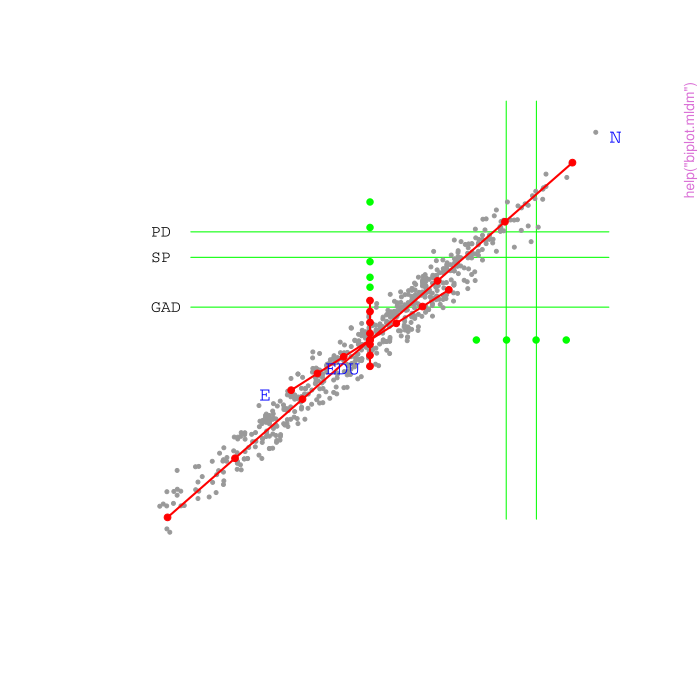

Write the R code that produced this figure.
pkgname <- "mldm"
source(file.path(R.home("share"), "R", "examples-header.R"))
options(warn = 1)
base::assign(".ExTimings", "mldm-Ex.timings", pos = 'CheckExEnv')
base::cat("name\tuser\tsystem\telapsed\n", file=base::get(".ExTimings", pos = 'CheckExEnv'))
base::assign(".format_ptime",
function(x) {
  if(!is.na(x[4L])) x[1L] <- x[1L] + x[4L]
  if(!is.na(x[5L])) x[2L] <- x[2L] + x[5L]
  options(OutDec = '.')
  format(x[1L:3L], digits = 7L)
},
pos = 'CheckExEnv')

### * </HEADER>
library('mldm')

base::assign(".oldSearch", base::search(), pos = 'CheckExEnv')
cleanEx()
nameEx("NESDA")
### * NESDA

flush(stderr()); flush(stdout())

base::assign(".ptime", proc.time(), pos = "CheckExEnv")
### Name: NESDA
### Title: The NESDA Data
### Aliases: NESDA
### Keywords: datasets

### ** Examples

data(NESDA)
## maybe str(NESDA) ; plot(NESDA) ...



base::assign(".dptime", (proc.time() - get(".ptime", pos = "CheckExEnv")), pos = "CheckExEnv")
base::cat("NESDA", base::get(".format_ptime", pos = 'CheckExEnv')(get(".dptime", pos = "CheckExEnv")), "\n", file=base::get(".ExTimings", pos = 'CheckExEnv'), append=TRUE, sep="\t")
cleanEx()
nameEx("QIC.mldm")
### * QIC.mldm

flush(stderr()); flush(stdout())

base::assign(".ptime", proc.time(), pos = "CheckExEnv")
### Name: QIC.mldm
### Title: Quasi-Information Criterion
### Aliases: QIC.mldm

### ** Examples


data(NESDA)
#attach(NESDA)

## specify response indicator matrix
Z = matrix(c(1,1,0,0,0,0,0,1,1,1),5,2,byrow = FALSE)

## specify model formula, for each dimension
require(Formula)
mf <- Outcome | Outcome ~ EDU + GEN + AGE + N + E | EDU + GEN + AGE + N + E 
mF <- Formula(mf)

## fit MLD model, independence working correlation
out_indep = mldm.fit(formula=mF, index = Index, resp.dim.ind = Z, 
            data = NESDA, id = pident, scale=TRUE)

## fit MLD model, exchangeable working correlation
out_exch = mldm.fit(formula=mF, index = Index, resp.dim.ind = Z, 
            data = NESDA, id = pident, scale=TRUE, Rusr="exchangeable")

QIC.mldm(out_exch, out_indep)



base::assign(".dptime", (proc.time() - get(".ptime", pos = "CheckExEnv")), pos = "CheckExEnv")
base::cat("QIC.mldm", base::get(".format_ptime", pos = 'CheckExEnv')(get(".dptime", pos = "CheckExEnv")), "\n", file=base::get(".ExTimings", pos = 'CheckExEnv'), append=TRUE, sep="\t")
cleanEx()
nameEx("biplot.mldm")
### * biplot.mldm

flush(stderr()); flush(stdout())

base::assign(".ptime", proc.time(), pos = "CheckExEnv")
### Name: biplot.mldm
### Title: Biplot for the MLD model
### Aliases: biplot.mldm

### ** Examples

data(NESDA)
# attach(NESDA)

## specify response indicator matrix
Z <- matrix(c(1,1,0,0,0,0,0,1,1,1),5,2,byrow = FALSE)

## specify model formula
require(Formula)
mf <- Outcome | Outcome ~ EDU + GEN + AGE + N + E | EDU + GEN + AGE + N + E 
mF <- Formula(mf)

## fit MLD model
fit = mldm.fit(formula=mF, index = Index, resp.dim.ind = Z, 
            data = NESDA, id = pident, scale=TRUE)

biplot(fit)




base::assign(".dptime", (proc.time() - get(".ptime", pos = "CheckExEnv")), pos = "CheckExEnv")
base::cat("biplot.mldm", base::get(".format_ptime", pos = 'CheckExEnv')(get(".dptime", pos = "CheckExEnv")), "\n", file=base::get(".ExTimings", pos = 'CheckExEnv'), append=TRUE, sep="\t")
cleanEx()
nameEx("mldm.fit")
### * mldm.fit

flush(stderr()); flush(stdout())

base::assign(".ptime", proc.time(), pos = "CheckExEnv")
### Name: mldm.fit
### Title: Fits Multivariate Logistic Distance Models
### Aliases: mldm.fit

### ** Examples


data(NESDA)
#attach(NESDA)

## specify response indicator matrix
Z = matrix(c(1,1,0,0,0,0,0,1,1,1),5,2,byrow = FALSE)

## specify model formula, for each dimension
require(Formula)
mf <- Outcome | Outcome ~ EDU + GEN + AGE + N + E | EDU + GEN + AGE + N + E 
mF <- Formula(mf)

## fit MLD model
out = mldm.fit(formula=mF, index = Index, resp.dim.ind = Z, 
            data = NESDA, id = pident, scale=TRUE)

out



base::assign(".dptime", (proc.time() - get(".ptime", pos = "CheckExEnv")), pos = "CheckExEnv")
base::cat("mldm.fit", base::get(".format_ptime", pos = 'CheckExEnv')(get(".dptime", pos = "CheckExEnv")), "\n", file=base::get(".ExTimings", pos = 'CheckExEnv'), append=TRUE, sep="\t")
### * <FOOTER>
###
options(digits = 7L)
base::cat("Time elapsed: ", proc.time() - base::get("ptime", pos = 'CheckExEnv'),"\n")
grDevices::dev.off()
###
### Local variables: ***
### mode: outline-minor ***
### outline-regexp: "\\(> \\)?### [*]+" ***
### End: ***
quit('no')
